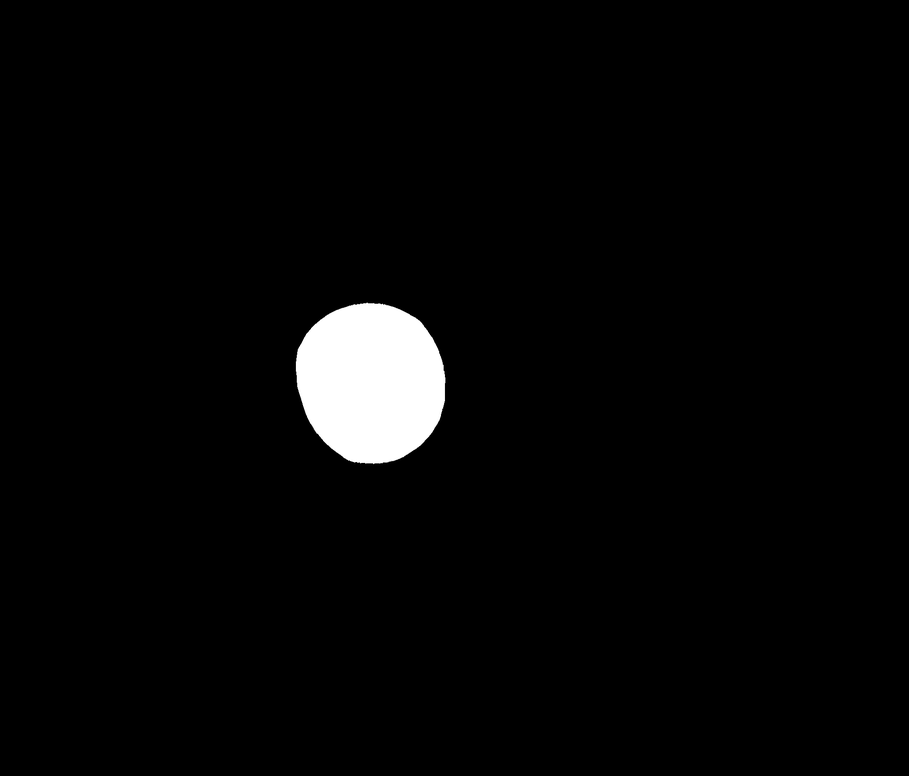
%> input picture Eksplorasi Histogram Red Green Fiyya/Data Training/training/drishtiGS_017_ODAvgBoundary_OD_img.png, 909 x 776 px, shrunk from 2049 x 1750 before the run
$ octave histogram_red_green_mask.m   (GNU Octave 9; MATLAB toolbox functions it lacks are replaced by stand-ins)
%> lines starting %> are read from the running program, lines starting %| are printed output that depends on the picture; in (x1, y1, x2, y2) boxes, pixels count from 0 and x2, y2 are one past the last pixel; in counts of white or black regions, pixels touching at a corner belong together; the program's own positions count from 1
%DATA TRAINING

% Baca citra biner ground truth dan pastikan tipe datanya logical
citraBinerGT = logical(imread('drishtiGS_017_ODAvgBoundary_OD_img.png'));
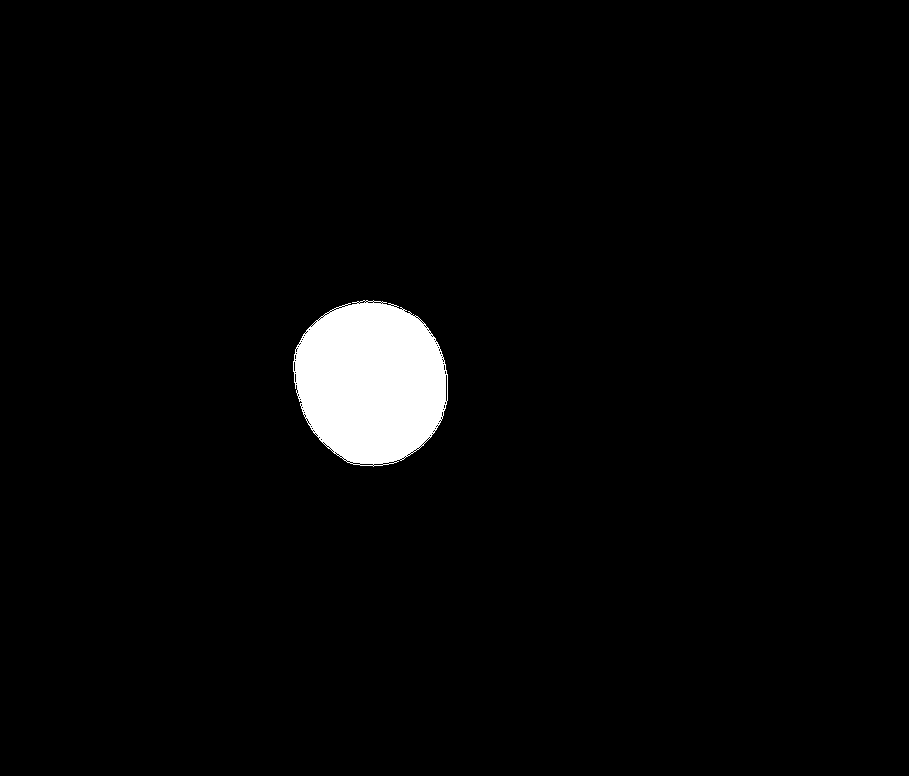
%> citraBinerGT: size 776x909 logical; 2.8% white; 1 white region

citraRetina = imread('drishtiGS_017.png');
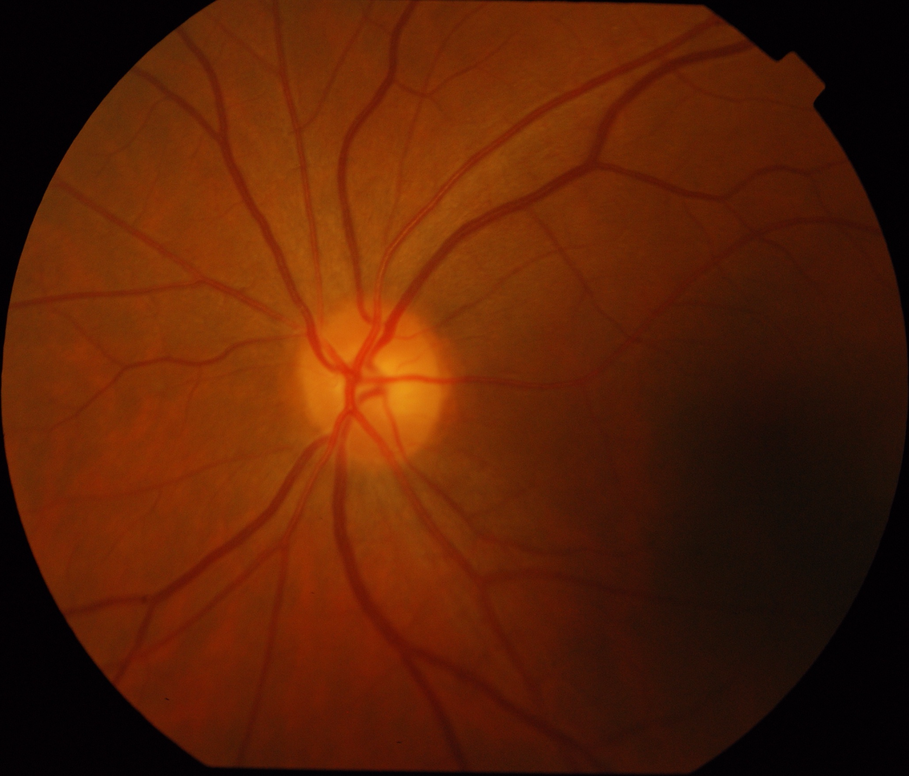
%> input picture Eksplorasi Histogram Red Green Fiyya/Data Training/training/drishtiGS_017.png, 909 x 776 px, shrunk from 2049 x 1750 before the run
%> citraRetina is the input picture: size 776x909x3 uint8; mean R, G, B 88.1, 32.3, 5.7

% Temukan bounding box dari citra biner ground truth
stats = regionprops(citraBinerGT, 'BoundingBox');
%> stats = 1 region; box (x1, y1, x2, y2): (293, 300, 448, 467)
boundingBox = round(stats.BoundingBox);
%> boundingBox = [294 301 155 167]

% Potong citra retina sesuai dengan bounding box
citraRetinaCropped = imcrop(citraRetina, boundingBox);
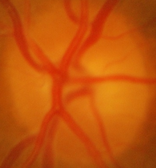
%> citraRetinaCropped: size 168x156x3 uint8; mean R, G, B 192.9, 83.1, 10.6

% Potong citra biner ground truth sesuai dengan bounding box
citraBinerGTCropped = imcrop(citraBinerGT, boundingBox);
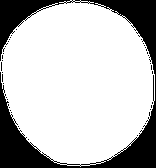
%> citraBinerGTCropped: size 168x156 logical; 75.5% white; 37 black regions (36 under 20 px), largest, box (x1, y1, x2, y2) and area: (0, 0, 156, 168) 6363

% Masking kanal merah dan hijau dari citra retina yang sudah dipotong
citraMaskedRed = citraRetinaCropped(:,:,1) .* uint8(citraBinerGTCropped);
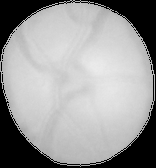
%> citraMaskedRed: size 168x156 uint8; min 0, max 235, mean 154
citraMaskedGreen = citraRetinaCropped(:,:,2) .* uint8(citraBinerGTCropped);
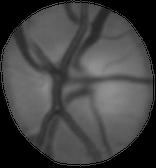
%> citraMaskedGreen: size 168x156 uint8; min 0, max 146, mean 67.3

% Tampilkan gambar kanal merah setelah di-mask dengan bounding box
figure;
subplot(2,2,1);
imshow(citraMaskedRed);
hold on;
rectangle('Position', [1, 1, size(citraMaskedRed, 2), size(citraMaskedRed, 1)], 'EdgeColor', 'r', 'LineWidth', 2);
hold off;
title('Kanal Merah dengan Bounding Box Optik Disk');

% Tampilkan histogram untuk kanal merah yang telah dimasking
subplot(2,2,2);
histogram(citraMaskedRed(citraBinerGTCropped), 'BinLimits', [0, 255], 'BinWidth', 1);
title('Histogram Kanal Merah');

% Tampilkan gambar kanal hijau setelah di-mask dengan bounding box
subplot(2,2,3);
imshow(citraMaskedGreen);
hold on;
rectangle('Position', [1, 1, size(citraMaskedGreen, 2), size(citraMaskedGreen, 1)], 'EdgeColor', 'g', 'LineWidth', 2);
hold off;
title('Kanal Hijau dengan Bounding Box Optik Disk');

% Tampilkan histogram untuk kanal hijau yang telah dimasking
subplot(2,2,4);
histogram(citraMaskedGreen(citraBinerGTCropped), 'BinLimits', [0, 255], 'BinWidth', 1);
title('Histogram Kanal Hijau');
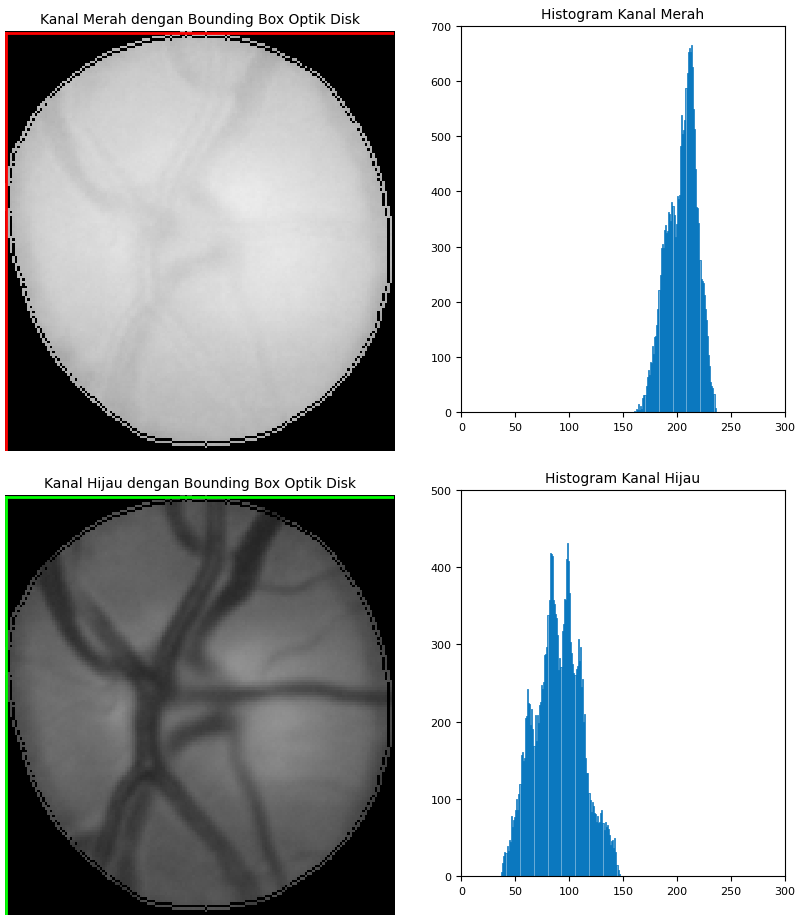
%> figure redrawn from the program's plot data, 4 panels

% Hitung dan tampilkan ukuran lebar dan panjang bounding box
lebar = boundingBox(3);
%> lebar = 155
panjang = boundingBox(4);
%> panjang = 167
fprintf('Ukuran lebar bounding box: %d\n', lebar);
%| Ukuran lebar bounding box: 155
fprintf('Ukuran panjang bounding box: %d\n', panjang);
%| Ukuran panjang bounding box: 167
